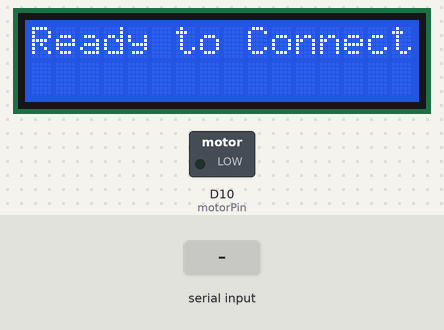
Recording of a sketch running on a simulated Arduino Nano 33 IoT. Shown: 16×2 character LCD, switched loads named in the sketch (green lamp = pin HIGH). The test bench sets the inputs (shaded band). What the sketch prints to the serial monitor is not drawn.

Above: at 1.2 s.
1.3 s: "5\n" received over Serial
At 1.8 s:
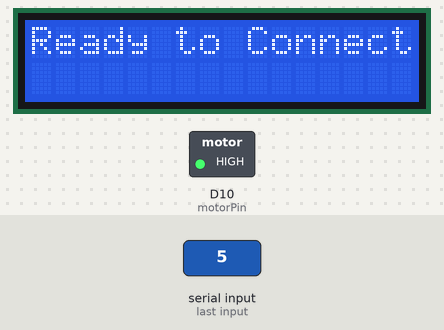
2.8 s: ",\n" received over Serial
At 4.0 s:
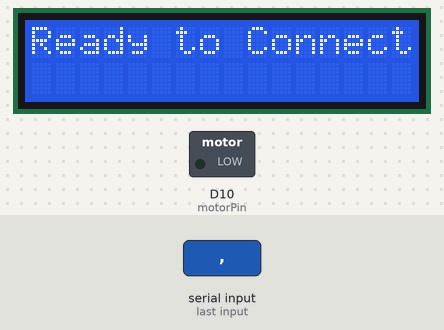
4.3 s: "90\n" received over Serial
At 5.3 s:
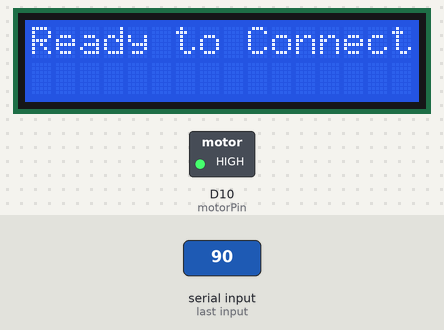
5.8 s: "90,45\n" received over Serial
At 6.4 s:
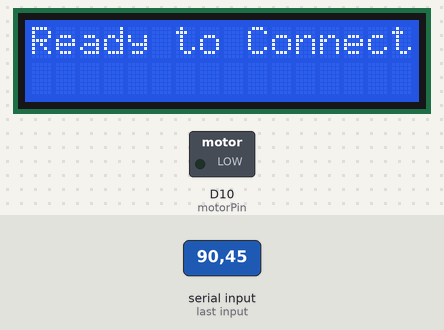
Timing chart, 0 to 8.3 s (numbered marks = the images above; inputs shaded):
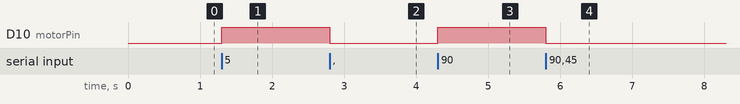

The sketch:

robot-ble-code.ino
```cpp
#include <ArduinoBLE.h>
#include <algorithm>
#include "CustomFunctions.h"

// There are redundant comments for our sanity, in case we forget what this code does
// The peripheral device here is the Arduino board

BLEService RobotControlService("d9983f88-e3f4-4160-827f-5b9f36a070dd");                                   // Custom Service UUID
BLEStringCharacteristic driveCmdChrstic("d9983f88-e3f4-4160-827f-5b9f36a070de", BLERead | BLEWrite, 20);  // enable read write permissions on this characteristic. changed the last character of uuid from a 'd' to an 'e'


float x = 0.0, y = 0.0, w = 0.0, speed = 0.0;
float minPercent = 0.0;
float maxPercent = 1.0;
int motorPin = 10;

String action;
const int BUFFER = 20; // 20 bytes. The longest the action space can be is "-0.00,-0.00,-0.00", which is 17 bytes
char actionSpace[BUFFER]; // we're using c strings because RAM is precious. Arduino's String class uses a lot of dynamic heap allocation, and the Mega doesn't have much SRAM

void setup() {
  Serial.begin(115200);
  lcdInit();

  // if (!BLE.begin()) {
  //   Serial.println("Starting BLE failed!");
  //   while (1)
  //     ;  // denial of service
  // }

  // Set advertising packetes
  // BLE.setLocalName("Clanker");                    // this is what the central device (iPhone in this case for now) will see in the bluetooth list
  // BLE.setAdvertisedService(RobotControlService);  // specific service the peripheral device (the board) will provide

  // Add characteristics to service
  // RobotControlService.addCharacteristic(driveCmdChrstic);

  // Add the service
  // BLE.addService(RobotControlService);

  // Set an initial value for the characteristic
  // driveCmdChrstic.writeValue("0, 0, 0");  // "velocity x, velocity y, rotational velocity ω", where (x, y, and ω) ∈ [-1.0, 1.0]

  // Send the advertising packets. You should now see the arduino on the central (or client) device bluetooth list
  // BLE.advertise();
}


void loop() {
  // BLEDevice central = BLE.central(); // listen for central devices.

  // String driveCmds = driveCmdChrstic.value();

  // if (central) {
  // }

  // NOTE: The Orange Pi 5B will send data (the continuous action space) to the Arduino board like so: "0.2,0.5,1.0"
  //  which means 20% to the x direction, 50% to the y, 100% rotational velocity

  // For Bluetooth Low Energy
  // while (central.connected()) {
  //   if (driveCmdChrstic.written()) {
  //     driveCmds = driveCmdChrstic.value();

  //     if (driveCmds.startsWith("X:")) {
  //       x = driveCmds.substring(driveCmds.indexOf(":") + 1).toFloat();
  //     }
  //     else if (driveCmds.startsWith("Y:")) {
  //       float val = y + driveCmds.substring(driveCmds.indexOf(":") + 1).toFloat();
  //       y = std::clamp(val, minPercent, maxPercent);

  //       drive(y, speed, motorPin);
  //     }
  //     else if (driveCmds.startsWith("W:")) {
  //       w = driveCmds.substring(driveCmds.indexOf(":") + 1).toFloat();
  //     }
  //     else if(driveCmds.startsWith("S")) {
  //       speed = driveCmds.substring(driveCmds.indexOf("_") + 1).toFloat();
  //       Serial.println(speed);
  //     }

  //     lcdPrintVals(x, y, w);
  //   }
  // }

  // For Bluetooth Classic (PS4 Controller is connected to the Pi)
  if (Serial.available() > 0) {
    action = Serial.readStringUntil('\n');
    // x = action.substring(0, action.indexOf(",")).toFloat();
    y = action.substring(action.indexOf(",") + 1, action.lastIndexOf(",")).toFloat();
    // w = action.substring(action.lastIndexOf(",") + 1).toFloat();
    Serial.println(y);
    drive(y, 255, motorPin);

    // size_t readBytes = Serial.readBytesUntil('\n', actionSpace, BUFFER - 1);
    // actionSpace[readBytes] = '\0';
    // Serial.println(actionSpace);
  }


}
```

CustomFunctions.cpp
```cpp
#include "CustomFunctions.h"

LiquidCrystal lcd(12, 11, 5, 4, 3, 2);

void lcdInit(int numCols, int numRows, int cursorCol, int cursorRow) {
  lcd.begin(16, 2);
  lcd.setCursor(0, 0);
  lcd.print("Ready to Connect");
}

void lcdPrintVals(float x, float y, float w) {
  lcd.clear();
  lcd.setCursor(0, 0);
  lcd.print("X    Y    W");
  lcd.setCursor(0, 1);
  lcd.print(x);
  lcd.print(" ");
  lcd.print(y);
  lcd.print(" ");
  lcd.print(w);
}

void drive(float dir, float speed, int motorPwmPin) {
  float motorSpeed = dir * speed;
  analogWrite(motorPwmPin, motorSpeed);
}
```

CustomFunctions.h
```cpp
#ifndef __CUSTOM_FUNCTIONS_H__
#define __CUSTOM_FUNCTIONS_H__

#include <Arduino.h>
#include <LiquidCrystal.h>

extern LiquidCrystal lcd;

void lcdInit(int numCols = 16, int numRows = 2, int cursorCol = 0, int cursorRow = 0);
void lcdPrintVals(float x, float y, float w);
void drive(float dir, float speed, int motorPwmPin);

#endif  // __CUSTOM_FUNCTIONS_H__
```

Measured:
- after the input at 1.3 s, D10 (motorPin): LOW → HIGH at once
- after the input at 2.8 s, D10 (motorPin): HIGH → LOW at once
- after the input at 4.3 s, D10 (motorPin): LOW → HIGH at once
- after the input at 5.8 s, D10 (motorPin): HIGH → LOW at once
